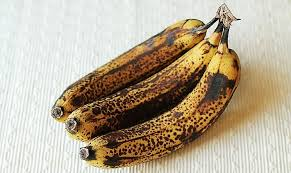
#> input picture test_dataset/overripe_banana/ob1.jpg, 291 x 173 px, found by its file name; its folder holds only this picture in this run
$ python evaluation_metrics.py
#> lines starting #> are read from the running program, lines starting #| are printed output that depends on the picture
#> further down, img is the input picture: shape (173, 291, 3); mean B, G, R 150.3, 170.8, 184.2
import os
import cv2
import numpy as np
import pandas as pd
import matplotlib.pyplot as plt
import seaborn as sns
from sklearn.metrics import accuracy_score, precision_recall_fscore_support, confusion_matrix

# --- CONFIGURATION ---
TEST_ROOT = 'test_dataset'  # Folder containing your 9 sub-folders

# --- RIPENESS ALGORITHM (The "Color Logic" from your App) ---
def analyze_ripeness_algorithm(image_cv2, fruit_type):
#> called with fruit_type = 'banana'
    hsv = cv2.cvtColor(image_cv2, cv2.COLOR_BGR2HSV)
#> hsv: shape (173, 291, 3); mean H, S, V 39.1, 73.2, 186
    height, width, _ = image_cv2.shape
#> height = 173; width = 291

    # Crop center to focus on fruit
    center_y, center_x = height // 2, width // 2
#> center_y = 86; center_x = 145
    y1, y2 = max(0, center_y - 50), min(height, center_y + 50)
#> y1 = 36; y2 = 136
    x1, x2 = max(0, center_x - 50), min(width, center_x + 50)
#> x1 = 95; x2 = 195
    crop = hsv[y1:y2, x1:x2]
#> crop: shape (100, 100, 3); mean H, S, V 21.3, 153.3, 122.8

    if crop.size == 0: return "unknown"
    avg_hue = np.median(crop[:,:,0])
#> avg_hue = 14

    # Logic for RED fruits (Tomato)
    RED_FRUITS = ['tomato', 'apple', 'strawberry']
    is_red = any(f in fruit_type.lower() for f in RED_FRUITS)

    if is_red:
        if avg_hue < 25 or avg_hue > 140: return "ripe"
        elif 35 < avg_hue < 90: return "unripe"
        else: return "overripe"
    # Logic for YELLOW/GREEN fruits (Banana, Mango)
    else:
        if 35 < avg_hue < 90: return "unripe"
        elif 15 <= avg_hue <= 35: return "ripe"
        else: return "overripe"

# --- MAIN EVALUATION LOOP ---
y_true = []
y_pred = []

print(f"🚀 Starting Ripeness-Only Evaluation on '{TEST_ROOT}'...\n")

if not os.path.exists(TEST_ROOT):
    print("❌ Error: test_dataset folder not found.")
    exit()

for folder_name in os.listdir(TEST_ROOT):
    folder_path = os.path.join(TEST_ROOT, folder_name)

    if os.path.isdir(folder_path):
        # 1. Get the TRUTH from the folder name
        # Folder: "ripe_mango" -> Label: "ripe mango"
        actual_label = folder_name.replace('_', ' ').lower()

        # Extract the fruit type (e.g., "mango")
        true_fruit_type = actual_label.split()[-1]

        print(f"📂 Testing {actual_label}...")

        for filename in os.listdir(folder_path):
            if filename.lower().endswith(('.png', '.jpg', '.jpeg')):
                filepath = os.path.join(folder_path, filename)
                img = cv2.imread(filepath)
                if img is None: continue

                # 2. THE BYPASS (Unit Test)
                # We skip YOLO. We force the algorithm to run as if it detected the fruit correctly.
                # This measures the performance of your COLOR LOGIC only.
                pred_ripeness = analyze_ripeness_algorithm(img, true_fruit_type)
#> pred_ripeness = 'overripe'
                pred_label = f"{pred_ripeness} {true_fruit_type}"
#> pred_label = 'overripe banana'

                y_true.append(actual_label)
                y_pred.append(pred_label)

# --- RESULTS ---
if len(y_true) > 0:
    accuracy = accuracy_score(y_true, y_pred)
#> accuracy = 0.5
    precision, recall, f1, _ = precision_recall_fscore_support(y_true, y_pred, average='weighted', zero_division=0)
#> precision = 0.5; recall = 0.5; f1 = 0.5

    print("\n" + "="*40)
    print(f"📊 RESULTS (Ripeness Logic Only)")
    print("="*40)
    print(f"✅ Accuracy:  {accuracy*100:.2f}%")
#| ✅ Accuracy:  50.00%
    print(f"⚖️ F1-Score:  {f1*100:.2f}%")
#| ⚖️ F1-Score:  50.00%

    # Save Graph
    labels = sorted(list(set(y_true + y_pred)))
#> labels = ['overripe banana', 'overripe mango', 'ripe mango']
    cm = confusion_matrix(y_true, y_pred, labels=labels)
#> cm = [[1, 0, 0], [0, 0, 1], [0, 0, 0]]
    plt.figure(figsize=(10, 8))
    sns.heatmap(cm, annot=True, fmt='d', cmap='Greens', xticklabels=labels, yticklabels=labels)
    plt.xlabel('Predicted')
    plt.ylabel('Actual')
    plt.title('Confusion Matrix (Color Algorithm Performance)')
    plt.tight_layout()
    plt.savefig('evaluation_results.png')
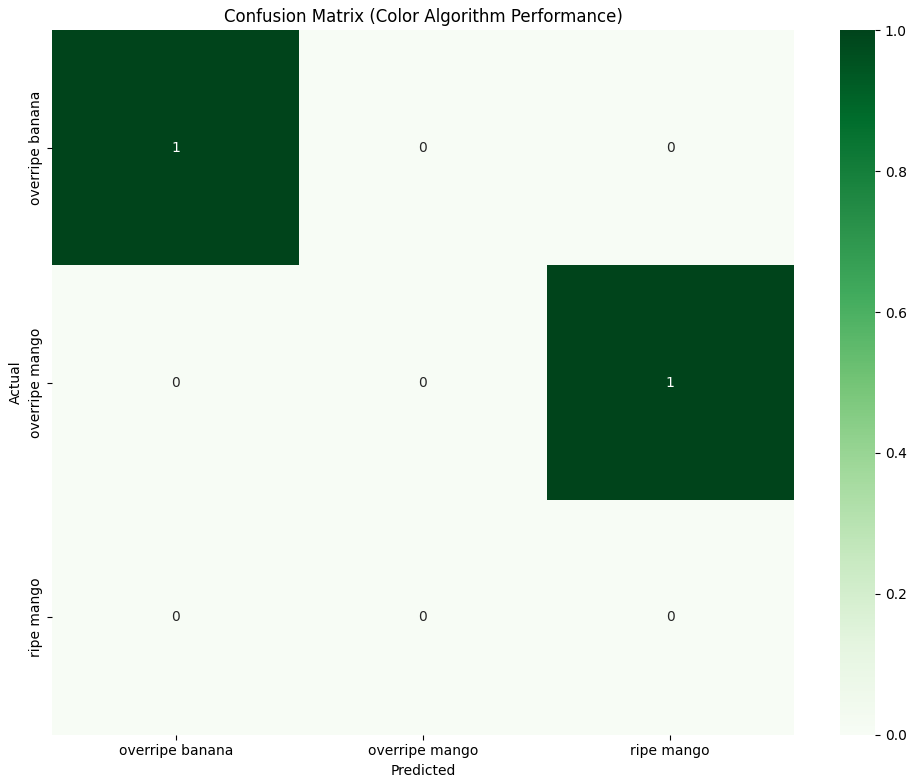
#> figure drawn by matplotlib, 2 panels
    print(f"📈 Graph saved as 'evaluation_results.png'")
else:
    print("❌ No images found.")
